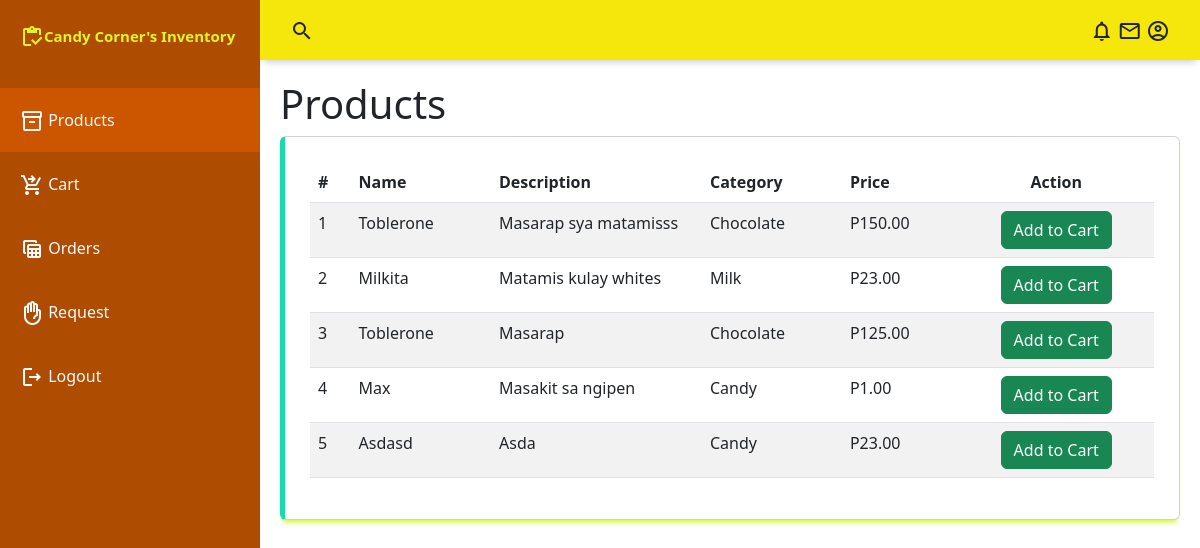
The app's page /branch/index.php, older data.
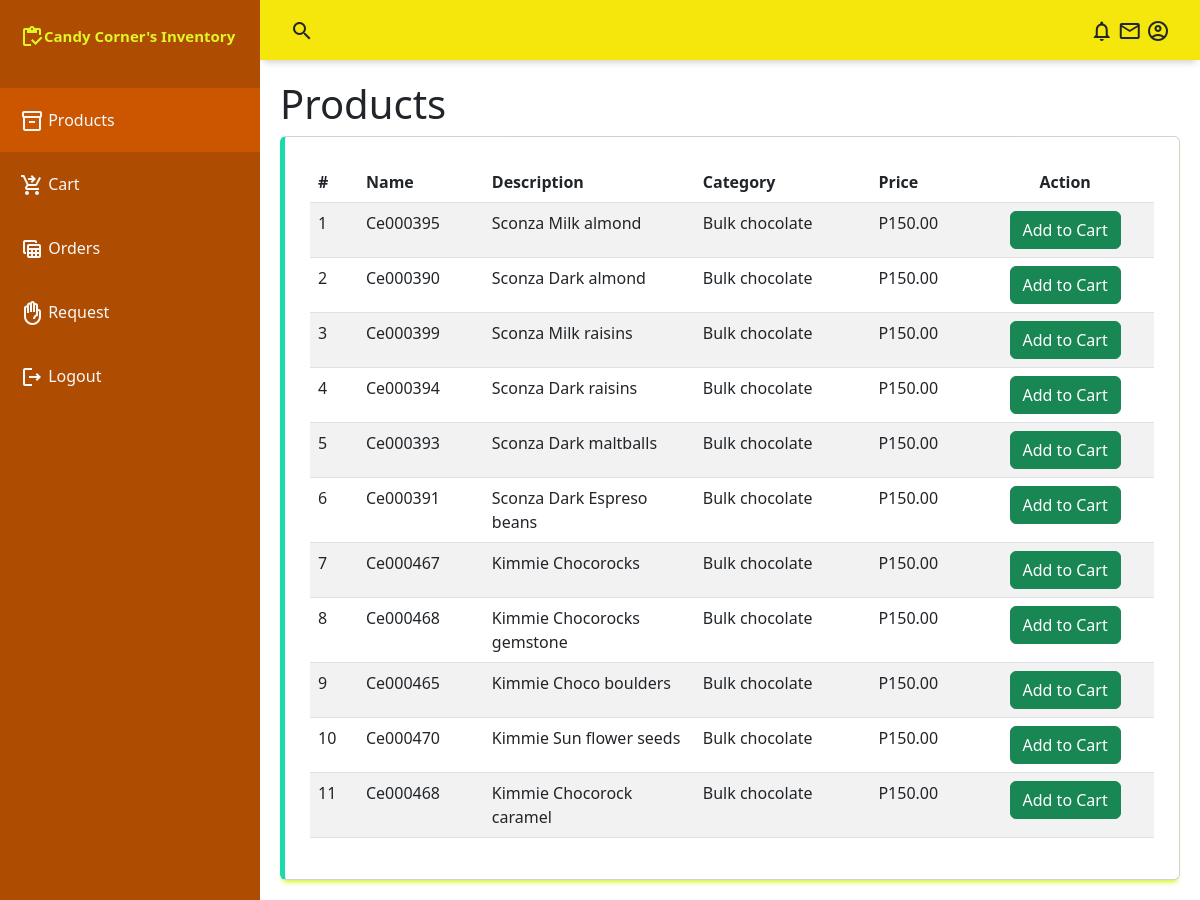
The same page, newer data.
### tables this page shows
CREATE TABLE `products` (
  `prod_id` int(255) NOT NULL,
  `prod_name` text NOT NULL,
  `prod_category` int(11) DEFAULT NULL,
  `prod_description` text DEFAULT NULL,
  `prod_price` text DEFAULT NULL,
  `prod_status` int(11) NOT NULL DEFAULT 0
);

CREATE TABLE `category` (
  `category_id` int(11) NOT NULL,
  `category_name` text DEFAULT NULL,
  `category_status` int(11) NOT NULL DEFAULT 0
);

### conn/config.php (called while the page is built, shortened)
<?php
	class db_connect{
		public $host = db_host;
		public $user = db_user;
		public $pass = db_pass;
		public $name = db_name;
		public function connect(){
			$this->conn = new mysqli($this->host, $this->user, $this->pass, $this->name);
		}
	}
?>

### conn/class.php (called while the page is built, shortened)
<?php
	require_once'config.php';
	class db_class extends db_connect{
		public function selectProducts(){
			$query=$this->conn->prepare("SELECT * FROM products as a
			LEFT JOIN category as b
			ON a.prod_category=b.category_id
			where `prod_status`='0'") or die($this->conn->error);
			if($query->execute()){
				$result = $query->get_result();
				return $result;
			}
		}
	}
?>

### branch/index.php (the view, shortened to what this page needs)
<?php
include("../conn/class.php");
$db=new db_class();
include("include/navbar.php");
include("include/sidebar.php");
?>
    <main class="main-container" style="z-index:2">
        <div class="fluid-container">
            <h1 >Products</h1>
            <div class="table-responsive card">
                <table id="example" class="table table-striped" style="width:100%">
                    <thead>
                        <tr>
                            <th >#</th>
                            <th >Name</th>
                            <th class="w-25">Description</th>
                            <th >Category</th>
                            <th >Price</th>
                            <th class="text-center">Action</th>
                        </tr>
                    </thead>
                    <tbody>
                        <?php
                            $result= $db->selectProducts();
                            $i=1;
                            while($row=$result->fetch_array()){
                                echo
                                '<tr>
                                    <td>'.$i.'</td>
                                    <td>'.ucfirst($row['prod_name']).'</td>
                                    <td>'.ucfirst($row['prod_description']).'</td>
                                    <td>'.ucfirst($row['category_name']).'</td>
                                    <td>P'.number_format($row['prod_price'],2).'</td>
                                    <td class="text-center">
                                        <button class="btn orderTogler btn-success"
                                        data-bs-toggle="modal"
                                        data-bs-target="#order"
                                        data-id="'.$row['prod_id'].'"
                                        data-price="'.$row['prod_price'].'"
                                        data-name="'.ucfirst($row['prod_name']).'"
                                        >Add to Cart</button>
                                    </td>
                                </tr>';
                                $i++;
                            }
                        ?>
                    </tbody>
                </table>
            </div>
        </div>
    </main>

Row changes from the older to the newer data that the page shows:
no longer on this page (row edited): products: prod_name "Toblerone", prod_description "Masarap sya matamisss", category.category_name "Chocolate", prod_price "150.00"
removed products: prod_name "Milkita", prod_description "Matamis kulay whites", category.category_name "Milk", prod_price "23.00"
removed products: prod_name "Max", prod_description "Masakit sa ngipen", category.category_name "Candy", prod_price "1.00"
removed products: prod_name "Asdasd", prod_description "Asda", category.category_name "Candy", prod_price "23.00"
added products: prod_name "Ce000395", prod_description "Sconza Milk almond", category.category_name "Bulk chocolate", prod_price "150.00"
changed products: prod_name "Toblerone" → "Ce000390"; prod_description "Masarap" → "Sconza Dark almond"; category.category_name "Chocolate" → "Bulk chocolate"; prod_price "125.00" → "150.00"
added products: prod_name "Ce000399", prod_description "Sconza Milk raisins", category.category_name "Bulk chocolate", prod_price "150.00"
added products: prod_name "Ce000394", prod_description "Sconza Dark raisins", category.category_name "Bulk chocolate", prod_price "150.00"
added products: prod_name "Ce000393", prod_description "Sconza Dark maltballs", category.category_name "Bulk chocolate", prod_price "150.00"
added products: prod_name "Ce000391", prod_description "Sconza Dark Espreso beans", category.category_name "Bulk chocolate", prod_price "150.00"
added products: prod_name "Ce000467", prod_description "Kimmie Chocorocks", category.category_name "Bulk chocolate", prod_price "150.00"
added products: prod_name "Ce000468", prod_description "Kimmie Chocorocks gemstone", category.category_name "Bulk chocolate", prod_price "150.00"
added products: prod_name "Ce000465", prod_description "Kimmie Choco boulders", category.category_name "Bulk chocolate", prod_price "150.00"
added products: prod_name "Ce000470", prod_description "Kimmie Sun flower seeds", category.category_name "Bulk chocolate", prod_price "150.00"
added products: prod_name "Ce000468", prod_description "Kimmie Chocorock caramel", category.category_name "Bulk chocolate", prod_price "150.00"
